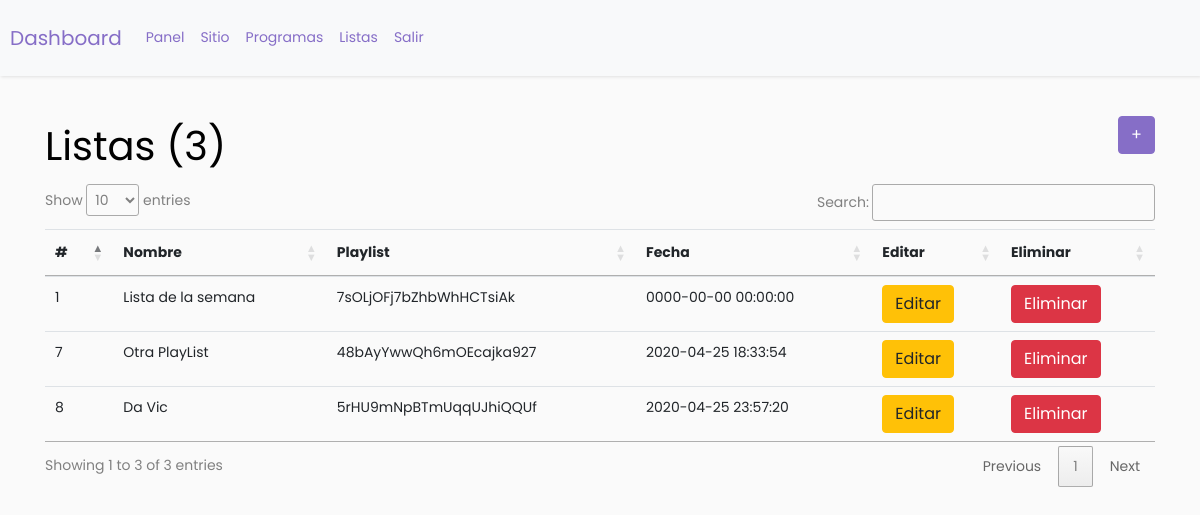
/views/dash/conf-listas.php (signed in), run on the app's committed database.
### tables this page shows
CREATE TABLE `listas_semanales` (
  `id_lista` int(11) NOT NULL,
  `nombre` varchar(100) NOT NULL,
  `playlist` text NOT NULL,
  `fecha` timestamp NULL DEFAULT current_timestamp()
);

### views/dash/session.php (called while the page is built, shortened)
<?php
class Session{
    private $session;
    function __construct()
    {
        if (isset($_SESSION["activo"])) {
           $this->session = true;
        }
    }
    public function getActivo(){
        return $this->session;
    }
}
?>

### model/database.php (called while the page is built, shortened)
<?php
class DB
{
    public function create_connection()
    {
        try {
            @$connection = new PDO("mysql:host=" . self::DBHOSTNAME . ";dbname=" . self::DBDATABASE . ";charset=" . self::CHARSET, self::DBUSER, self::DBPASS);
            $connection->setAttribute(PDO::ATTR_ERRMODE, PDO::ERRMODE_EXCEPTION);
            return $connection;
        } catch (PDOException $e) {
            echo "Error en la conexión: ", $e->getMessage();
        }
    }
    public function selectAll($sql)
    {
        $statement = $this->create_connection()->prepare($sql);
        $statement->execute();
        return $statement;
    }
}

### controllers/ListasController.php (called while the page is built, shortened)
<?php
class ListasController extends DB
{
    function getListas()
    {
        return $this->selectAll("SELECT * FROM listas_semanales");
    }
}

### views/dash/conf-listas.php (the view, shortened to what this page needs)
<?php
require_once('session.php');
$session = new Session();
if ($session->getActivo()) {
    require_once('../../includes/head-dashboard.php');
    require_once('../../includes/menu-dashboard.php');
    require_once('../../model/database.php');
    require_once('../../controllers/ListasController.php');
    $view = new ListasController();
    $data = $view->getListas();
?>
    <div class="container">
        <a href="add-lista.php"><button style="float: right;" class="btn btn-primary"> +</button></a>
        <h1 class="mt-2">Listas (<?php echo $data->rowCount(); ?>)</h2>
            <div class="table-responsive">
                <table class="table table-hover" id="publicaciones">
                    <thead>
                        <tr>
                            <th scope="col">#</th>
                            <th scope="col">Nombre</th>
                            <th scope="col">Playlist</th>
                            <th scope="col">Fecha</th>
                            <th scope="col">Editar</th>
                            <th scope="col">Eliminar</th>
                        </tr>
                    </thead>
                    <tbody>
                        <?php foreach ($data as $d) { ?>
                            <tr>
                                <td><?php echo $d['id_lista']; ?></td>
                                <td><?php echo $d['nombre']; ?></td>
                                <td><?php echo $d['playlist'];
                                    ".."; ?></td>
                                <td> <?php echo  $d['fecha']; ?>
                                </td>
                                <td><a href="edit-lista.php?lista=<?php echo $d['id_lista']; ?>"><button class="btn btn-warning">Editar</button></a></td>
                                <td>
                                    <form action="conf-listas.php" method="post">
                                        <input type="submit" class="btn btn-danger" value="Eliminar" name="eliminar">
                                    </form>
                                </td>
                            </tr>
                        <?php  } ?>
                    </tbody>
                </table>
            </div>
    </div>
    </body>
    </html>
<?php
} else {
    header("Location: ../entrar.php");
}
?>

### includes/head-dashboard.php (shortened to what this page needs)
<!doctype html>
<html lang="es">
<head>
	<link rel="stylesheet" href="https://cdn.datatables.net/1.10.20/css/jquery.dataTables.min.css">
	<link rel="stylesheet" href="https://stackpath.bootstrapcdn.com/font-awesome/4.7.0/css/font-awesome.min.css">
	<link rel="stylesheet" href="../../css/style.css">
</head>

### includes/menu-dashboard.php (shortened to what this page needs)
<nav class="navbar navbar-expand-lg navbar-primary bg-light">
    <a class="navbar-brand" href="dashboard.php">Dashboard</a>
    <div class="collapse navbar-collapse" id="navbarNav">
        <ul class="navbar-nav">
            <li class="nav-item ">
                <a class="nav-link" href="dashboard.php">Panel</a>
            </li>
            <li class="nav-item">
                <a class="nav-link" target="_blank" href="../inicio.php">Sitio</a>
            </li>
            <li class="nav-item">
                <a class="nav-link" href="conf-programas.php">Programas</a>
            </li>
            <li class="nav-item">
                <a class="nav-link" href="conf-listas.php">Listas</a>
            </li>
            <li class="nav-item ">
                <a class="nav-link " href="destroy.php">Salir</a>
            </li>
        </ul>
    </div>
</nav>

### data on the page
listas_semanales: id_lista "1", nombre "Lista de la semana", playlist "7sOLjOFj7bZhbWhHCTsiAk", fecha "0000-00-00 00:00:00"
listas_semanales: id_lista "7", nombre "Otra PlayList", playlist "48bAyYwwQh6mOEcajka927", fecha "2020-04-25 18:33:54"
listas_semanales: id_lista "8", nombre "Da Vic", playlist "5rHU9mNpBTmUqqUJhiQQUf", fecha "2020-04-25 23:57:20"

### other printed values
$data->rowCount() "3"
